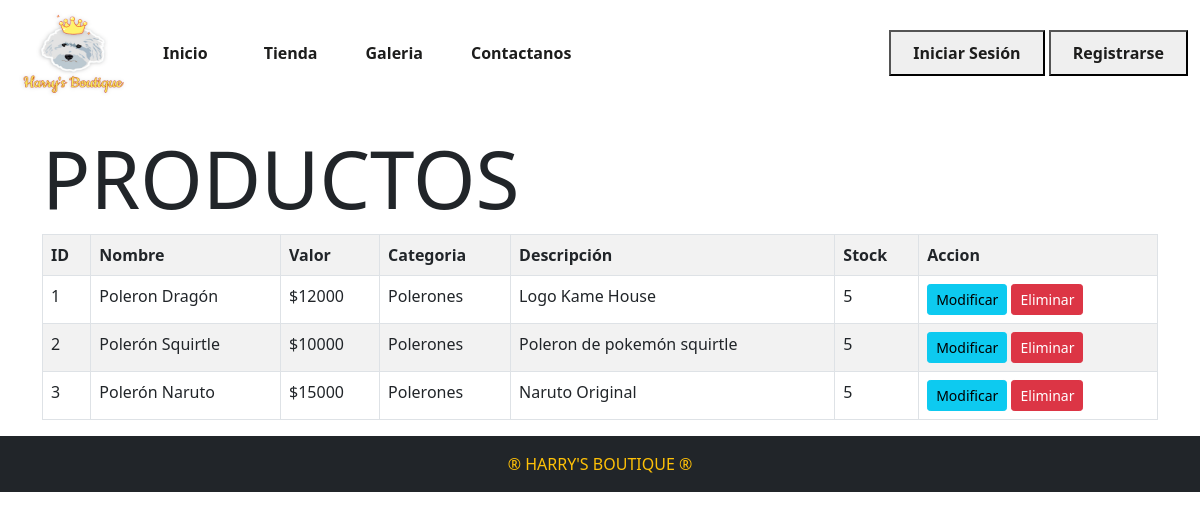
The page /listado_productos/ on the database its author committed.
### core/models.py (models this page shows, shortened)
class Producto(models.Model):
    nombre = models.CharField(max_length=200)
    valor = models.IntegerField()
    anio = models.IntegerField()
    categoria = models.ForeignKey(Categoria, on_delete=CASCADE)
    descripcion = models.TextField(null=True, blank=True)
    stock = models.IntegerField(default=5)
    imagen = models.ImageField(upload_to="productos", null=True)

class Categoria(models.Model):
    nombre = models.CharField(max_length=80)
    def __str__(self):
        return self.nombre

### core/views.py (the view)
# urls.py: path('listado_productos/',listado_productos,name="listado_productos"),
def listado_productos(request):
    productos = Producto.objects.all()
    data={
        'productos':productos
    }
    return render(request,'harrys/listado_productos.html',data)

### core/context_processor.py (called while the page is built)
def total_carrito(request):
    total = 0
    if "carrito" in request.session.keys():
        for key, value in request.session["carrito"].items():
            total += int(value["acumulado"])
    return {"total_carrito": total}

### core/templates/harrys/listado_productos.html
{% extends 'harrys/base.html' %}
{% block contenido %}
<br>
<div class="container m-6">
<div class="col-12 align-self-center"><h2 class="display-1">PRODUCTOS</h2></div>
    <table class="table table-striped table-bordered">
        <tr>
            <th>ID</th>
            <th>Nombre</th>
            <th>Valor</th>
            <th>Categoria</th>
            <th>Descripción</th>
            <th>Stock</th>
            <th>Accion</th>
        </tr>
        {% for p in productos%}
        <div class="container">
            <tr>
                <td>{{ p.id }}</td>
                <td>{{ p.nombre }}</td>
                <td>${{p.valor }}</td>
                <td>{{ p.categoria }}</td>
                <td>{{ p.descripcion }}</td>
                <td>{{ p.stock }}</td>
                <td>
                    <a href ="{% url 'modificar_producto' p.id %}" class="btn btn-info btn-sm">Modificar</a>
                    <a href ="{% url 'eliminar_producto' p.id %}" class="btn btn-danger btn-sm">Eliminar</a>
                </td>
            </tr>
        </div>
        {%endfor%}
    </table>
</div>
{% endblock %}

### rows shown on the page
Producto: id "1", nombre "Poleron Dragón", valor "12000", categoria "Polerones", descripcion "Logo Kame House", stock "5"
Producto: id "2", nombre "Polerón Squirtle", valor "10000", categoria "Polerones", descripcion "Poleron de pokemón squirtle", stock "5"
Producto: id "3", nombre "Polerón Naruto", valor "15000", categoria "Polerones", descripcion "Naruto Original", stock "5"
